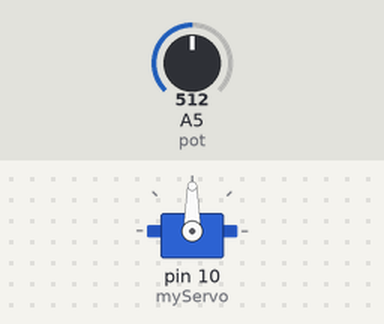
The sketch below on a simulated Arduino Uno, built with avr-gcc and run on an emulated ATmega328P. Shown: servo. The inputs (shaded band) are chosen by the test bench; at power-on: A5 (pot) = 512. What the sketch prints to the serial monitor is not drawn.

Above: at 1.2 s.
1.3 s: A5 (pot) set to 716
At 1.6 s:
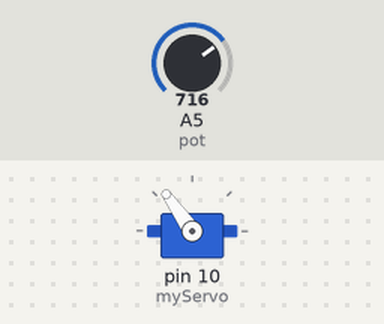
2.8 s: A5 (pot) set to 900
At 4.0 s:
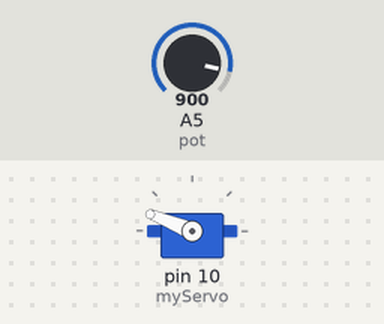
4.3 s: A5 (pot) set to 1023
At 5.2 s:
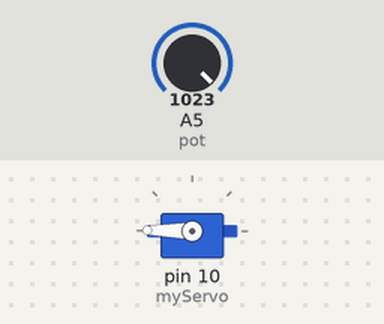
5.8 s: A5 (pot) set to 306
At 6.4 s:
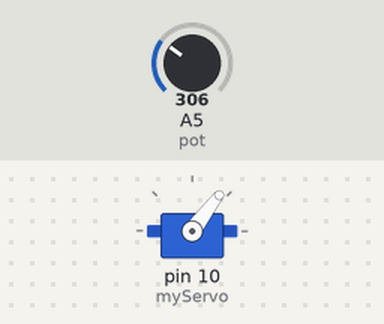
7.3 s: A5 (pot) set to 122
At 8.5 s:
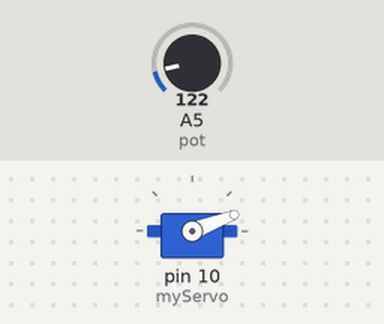
8.8 s: A5 (pot) set to 0
At 9.7 s:
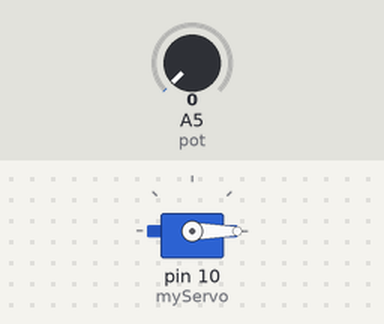
Timing chart, 0 to 11.3 s (numbered marks = the images above; inputs shaded):
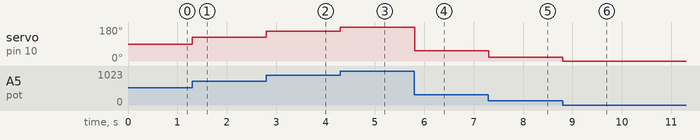

Measured:
- after the input at 1.3 s, servo on pin 10 (myServo): 90° → 125° at once
- after the input at 2.8 s, servo on pin 10 (myServo): 125° → 158° at once
- after the input at 4.3 s, servo on pin 10 (myServo): 158° → 179° at once
- after the input at 5.8 s, servo on pin 10 (myServo): 179° → 53° at once
- after the input at 7.3 s, servo on pin 10 (myServo): 53° → 21° at once
- after the input at 8.8 s, servo on pin 10 (myServo): 21° → 0° at once

The sketch:

Servo_180_turn.ino
```cpp
#include <Servo.h>
#define pot A5

Servo myServo;
int pos = 0;

void setup() {
  // put your setup code here, to run once:
  Serial.begin(9600);
  while(!Serial)
  {
    ;
  }
  myServo.attach(10);
}

void loop() {
  // put your main code here, to run repeatedly:
  Serial.println(Read(pot));
  myServo.write(Read(pot));
}

int Read(int pot)
{
  int value = map(analogRead(pot),0,1024,0,180);
  return value;
}
```
